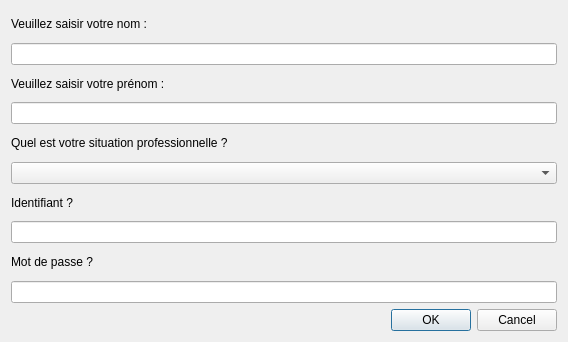
<?xml version="1.0" encoding="UTF-8"?>
<ui version="4.0">
 <class>ModifierPersonnelWindow</class>
 <widget class="QDialog" name="ModifierPersonnelWindow">
  <property name="geometry">
   <rect>
    <x>0</x>
    <y>0</y>
    <width>568</width>
    <height>342</height>
   </rect>
  </property>
  <property name="windowTitle">
   <string>Modifier un personnel</string>
  </property>
  <property name="layoutDirection">
   <enum>Qt::LeftToRight</enum>
  </property>
  <layout class="QVBoxLayout" name="verticalLayout">
   <item>
    <layout class="QVBoxLayout" name="verticalLayout_2">
     <item>
      <widget class="QLabel" name="lab_Nom">
       <property name="text">
        <string>Veuillez saisir votre nom :</string>
       </property>
      </widget>
     </item>
     <item>
      <widget class="QLineEdit" name="edit_Nom">
       <property name="text">
        <string/>
       </property>
      </widget>
     </item>
     <item>
      <widget class="QLabel" name="lab_Prenom">
       <property name="text">
        <string>Veuillez saisir votre prénom :</string>
       </property>
      </widget>
     </item>
     <item>
      <widget class="QLineEdit" name="edit_Prenom"/>
     </item>
     <item>
      <widget class="QLabel" name="lab_Sit">
       <property name="text">
        <string>Quel est votre situation professionnelle ?</string>
       </property>
      </widget>
     </item>
     <item>
      <widget class="QComboBox" name="edit_Sit"/>
     </item>
     <item>
      <widget class="QLabel" name="lab_Id">
       <property name="text">
        <string>Identifiant ?</string>
       </property>
      </widget>
     </item>
     <item>
      <widget class="QLineEdit" name="edit_Id"/>
     </item>
     <item>
      <widget class="QLabel" name="lab_MdP">
       <property name="text">
        <string>Mot de passe ?</string>
       </property>
      </widget>
     </item>
     <item>
      <widget class="QLineEdit" name="edit_MdP"/>
     </item>
     <item>
      <widget class="QDialogButtonBox" name="QDialog_btn_ValiderModifPersonnel">
       <property name="orientation">
        <enum>Qt::Horizontal</enum>
       </property>
       <property name="standardButtons">
        <set>QDialogButtonBox::Cancel|QDialogButtonBox::Ok</set>
       </property>
      </widget>
     </item>
    </layout>
   </item>
  </layout>
 </widget>
 <resources/>
 <connections>
  <connection>
   <sender>QDialog_btn_ValiderModifPersonnel</sender>
   <signal>accepted()</signal>
   <receiver>ModifierPersonnelWindow</receiver>
   <slot>accept()</slot>
   <hints>
    <hint type="sourcelabel">
     <x>248</x>
     <y>254</y>
    </hint>
    <hint type="destinationlabel">
     <x>157</x>
     <y>274</y>
    </hint>
   </hints>
  </connection>
  <connection>
   <sender>QDialog_btn_ValiderModifPersonnel</sender>
   <signal>rejected()</signal>
   <receiver>ModifierPersonnelWindow</receiver>
   <slot>reject()</slot>
   <hints>
    <hint type="sourcelabel">
     <x>316</x>
     <y>260</y>
    </hint>
    <hint type="destinationlabel">
     <x>286</x>
     <y>274</y>
    </hint>
   </hints>
  </connection>
 </connections>
</ui>
